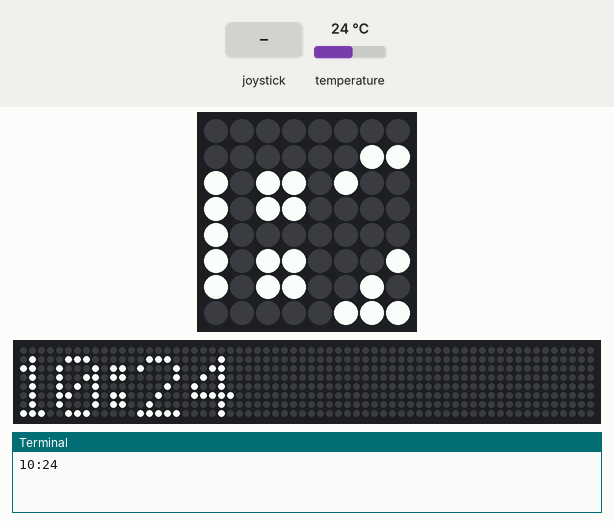
Bench run of a program on a simulated Raspberry Pi (BCM pin numbers) with a Sense HAT. On the bench: the Sense HAT's 8×8 RGB LED matrix, a strip that is not on the board, showing the scrolling text unrolled, the last lines printed to the terminal. Inputs (shaded band) come from the test bench; at power-on: temperature 24 °C. The clock reads 2024-03-15 10:24:30 at power-on unless the program sets it; the 64×8 strip is a reading aid, not a part: it shows the text the matrix is scrolling, unrolled, one strip-width of it at a time.

Above: at 1.68 s.
5.5 s: joystick pushed down
At 8.0 s:
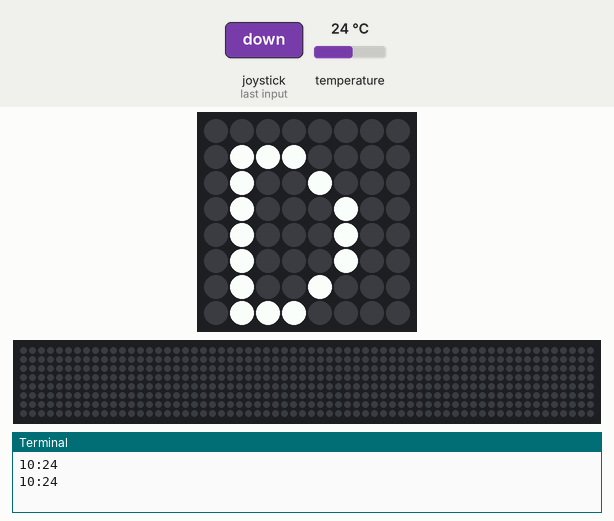
9.6 s: joystick pushed right
At 12.3 s:
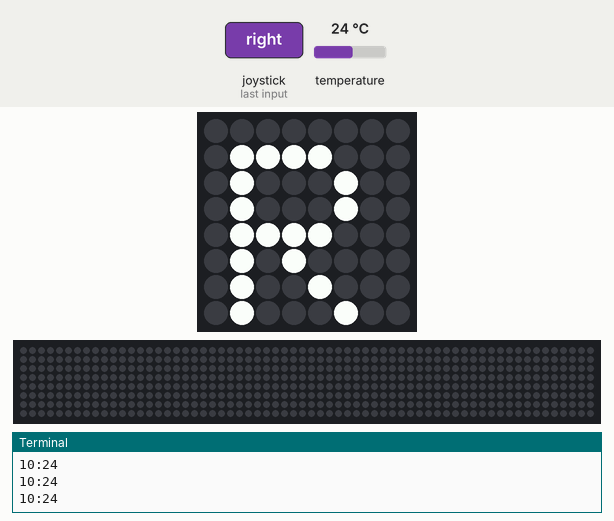
13.4 s: joystick pushed up
At 16.57 s:
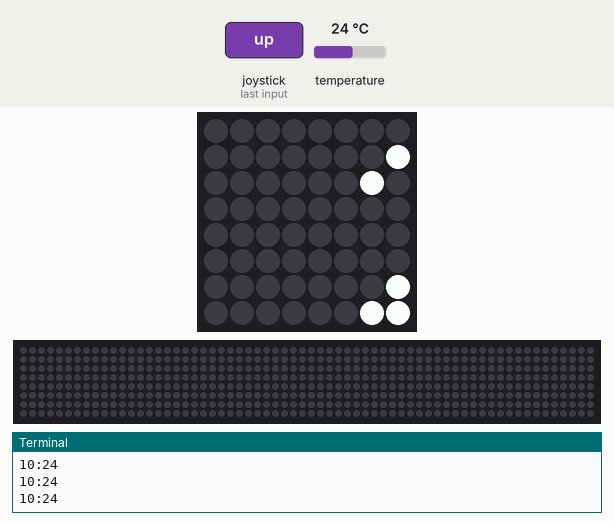

Measured:
- after the input at 5.5 s, the LEDs: first differ from a run without the input after 2.2 s (image 1)
- after the input at 9.6 s, the LEDs: first differ from a run without the input after 2.4 s (image 2)
- what the display in image 1 shows lasts 0.5 s, from 7.7 s to 8.2 s

The program:

daily.py
```python
from sense_hat import SenseHat
from time import sleep
from datetime import datetime

sense = SenseHat()

e = (0, 0, 0)
w = (255, 255, 255)

sense.clear()

now = datetime.now()
current_time = now.strftime("%H:%M")
try:
    while True:
        print(current_time)
        sense.show_message(str(current_time))
        sleep(0.5)
        if current_time == "06:24":
            r = 17
            g = 255
            b = 0
            sense.clear((r, g, b))
        for event in sense.stick.get_events():
        # Check if the joystick was pressed
            if event.action == "pressed":
                # Check which direction
                if event.direction == "up":
                    temp = sense.get_temperature()
                    sense.show_message(str(round(temp,2)))
                    print(temp)
                elif event.direction == "down":
                    sense.show_letter("D")      # Down arrow
                elif event.direction == "left":
                    sense.show_letter("L")      # Left arrow
                elif event.direction == "right":
                    sense.show_letter("R")      # Right arrow
                elif event.direction == "middle":
                    sense.clear()

                # Wait a while and then clear the screen
                sleep(0.5)
                sense.clear()

except KeyboardInterrupt:
    print("Light Shutdown")
    sense.clear()
```
